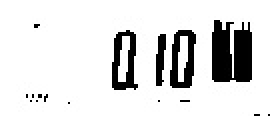
#> input picture ocr/test/0.10.jpg, 135 x 58 px, given in place of chart.png, which was not available (shown 2 times larger)
$ jupyter execute YOLOv4.ipynb   (shell and % lines are left out)   (text cells are left out)
#> lines starting #> are read from the running program, lines starting #| are printed output that depends on the picture; pictures that were not available may be replaced by others from this repository, and a replacement may not be noted
[cell 1]
from google.colab import drive
drive.mount('/content/gdrive')

[cell 2]
# change makefile to have GPU and OPENCV enabled
%cd darknet

[cell 3]
from os.path import join
train_path = '/content/gdrive/Shareddrives/caps/data/train'
test_path = '/content/gdrive/Shareddrives/caps/data/test'

[cell 4]
import glob
import os
import re
def generate(path):
  images_list = [f for f in glob.glob(join(path, "*.jpg")) if os.path.exists(f.split('.jpg')[0] + '.txt')]
  print("number of images: "  , len(images_list))

  #Create training.txt file
  file = open("data/train.txt", "w") if 'train' in path else open("data/test.txt", "w")
  file.write("\n".join(images_list))
  file.close()

generate(train_path)
generate(test_path)

[cell 5]
# define helper functions
def imShow(path):
#> called with path = 'chart.png'
  import cv2
  import matplotlib.pyplot as plt
  %matplotlib inline

  image = cv2.imread(path)
#> image is the input picture: shape (58, 135, 3); min 0, max 255, mean 219.7
  height, width = image.shape[:2]
#> height = 58; width = 135
  resized_image = cv2.resize(image,(3*width, 3*height), interpolation = cv2.INTER_CUBIC)
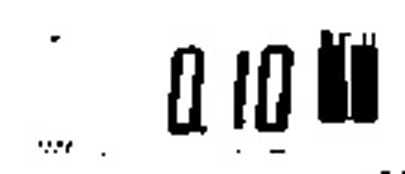
#> resized_image: shape (174, 405, 3); min 0, max 255, mean 219.6

  fig = plt.gcf()
  fig.set_size_inches(18, 10)
  plt.axis("off")
  plt.imshow(cv2.cvtColor(resized_image, cv2.COLOR_BGR2RGB))
  plt.show()

[cell 6]
# Start the training

[cell 7]
# Continue the training
# !./darknet detector train data/obj.data cfg/yolov4_training.cfg /Shareddrives/caps/weights/yolov4_training_last.weights -dont_show -map

[cell 8]
# show chart.png of how custom object detector did with training
imShow('chart.png')

[cell 9]
# need to set our custom cfg to test mode
%cd cfg
%cd ..

[cell 10]
# run your custom detector with this command (upload an image to your google drive to test, thresh flag sets accuracy that detection must be in order to show it)
imShow('predictions.jpg')
#> call 2 of imShow, with path = 'predictions.jpg'
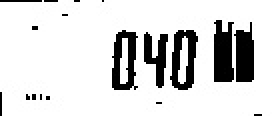
#> input picture ocr/test/0.40.jpg, 136 x 58 px, given in place of predictions.jpg, which was not available (shown 2 times larger)
#> in imShow, image is the input picture: shape (58, 136, 3); min 0, max 255, mean 215.4
#> in imShow (call 2), `resized_image = cv2.resize(image,(3*width, 3*height), interpolation = ..`:
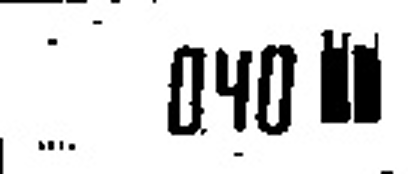
#> resized_image: shape (174, 408, 3); min 0, max 255, mean 215.3

[cell 11]
# Start the training

[cell 12]
# Continue the training

[cell 13]
# show chart.png of how custom object detector did with training
imShow('chart.png')

[cell 14]
# need to set our custom cfg to test mode
%cd cfg
%cd ..

[cell 15]
# run your custom detector with this command (upload an image to your google drive to test, thresh flag sets accuracy that detection must be in order to show it)
imShow('predictions.jpg')

[cell 16]
# Start the training

[cell 17]
# Continue the training
# !./darknet detector train data/obj.data cfg/yolov4-csp_training.cfg /Shareddrives/caps/weights/yolov4-csp_training_last.weights -dont_show -map

[cell 18]
# show chart.png of how custom object detector did with training
imShow('chart.png')

[cell 19]
# need to set our custom cfg to test mode
%cd cfg
%cd ..

[cell 20]
# run your custom detector with this command (upload an image to your google drive to test, thresh flag sets accuracy that detection must be in order to show it)
imShow('predictions.jpg')

[cell 21]
# Start the training

[cell 22]
# Continue the training
# !./darknet detector train data/obj.data cfg/yolov4-csp_training.cfg /Shareddrives/caps/weights/yolov4-tiny_training_last.weights -dont_show -map

[cell 23]
# show chart.png of how custom object detector did with training
imShow('chart.png')

[cell 24]
# need to set our custom cfg to test mode
%cd cfg
%cd ..

[cell 25]
# run your custom detector with this command (upload an image to your google drive to test, thresh flag sets accuracy that detection must be in order to show it)
imShow('predictions.jpg')
